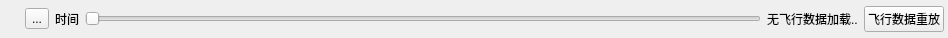
<?xml version="1.0" encoding="UTF-8"?>
<ui version="4.0">
 <class>QGCMAVLinkLogPlayer</class>
 <widget class="QWidget" name="QGCMAVLinkLogPlayer">
  <property name="geometry">
   <rect>
    <x>0</x>
    <y>0</y>
    <width>948</width>
    <height>38</height>
   </rect>
  </property>
  <property name="windowTitle">
   <string>Form</string>
  </property>
  <layout class="QHBoxLayout" name="horizontalLayout">
   <property name="leftMargin">
    <number>12</number>
   </property>
   <property name="topMargin">
    <number>0</number>
   </property>
   <property name="rightMargin">
    <number>4</number>
   </property>
   <property name="bottomMargin">
    <number>0</number>
   </property>
   <item>
    <widget class="QLabel" name="logStatsLabel">
     <property name="text">
      <string/>
     </property>
    </widget>
   </item>
   <item>
    <widget class="QToolButton" name="playButton">
     <property name="toolTip">
      <string>Start to replay Flight Data</string>
     </property>
     <property name="statusTip">
      <string>Start to replay Flight Data</string>
     </property>
     <property name="whatsThis">
      <string>Start to replay Flight Data</string>
     </property>
     <property name="text">
      <string>...</string>
     </property>
     <property name="icon">
      <iconset resource="../../qgcresources.qrc">
       <normaloff>:/res/Play</normaloff>:/res/Play</iconset>
     </property>
     <property name="checkable">
      <bool>true</bool>
     </property>
     <property name="checked">
      <bool>false</bool>
     </property>
    </widget>
   </item>
   <item>
    <widget class="QLabel" name="timeLabel">
     <property name="text">
      <string>时间</string>
     </property>
    </widget>
   </item>
   <item>
    <widget class="QSlider" name="positionSlider">
     <property name="maximum">
      <number>10000</number>
     </property>
     <property name="pageStep">
      <number>100</number>
     </property>
     <property name="tracking">
      <bool>false</bool>
     </property>
     <property name="orientation">
      <enum>Qt::Horizontal</enum>
     </property>
    </widget>
   </item>
   <item>
    <widget class="QLabel" name="logFileNameLabel">
     <property name="text">
      <string>无飞行数据加载..</string>
     </property>
    </widget>
   </item>
   <item>
    <widget class="QPushButton" name="selectFileButton">
     <property name="toolTip">
      <string>Select the Flight Data to replay</string>
     </property>
     <property name="statusTip">
      <string>Select the Flight Data to replay</string>
     </property>
     <property name="whatsThis">
      <string>Select the Flight Data to replay</string>
     </property>
     <property name="text">
      <string>飞行数据重放</string>
     </property>
    </widget>
   </item>
  </layout>
 </widget>
 <resources>
  <include location="../../qgcresources.qrc"/>
 </resources>
 <connections/>
</ui>
